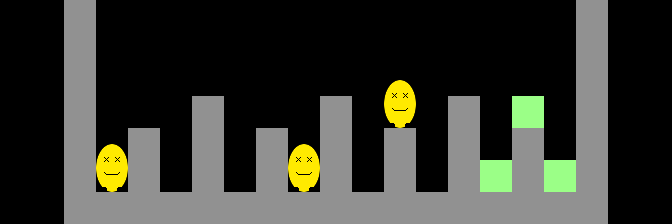

A level layout from a 2D game, rendered from its tile map. Below: a short description, then the map file with its tile-grid data intact:
An orthogonal 21x7 tile map with 32x32 px tiles, 4 tile layers (universal, world1, world2, world3), 2 tilesets.

<map version="1.0" tiledversion="1.1.4" orientation="orthogonal" renderorder="right-down" width="21" height="7" tilewidth="32" tileheight="32" infinite="0" nextobjectid="1">
 <properties>
  <property name="layout" value="1;2;3;" />
 </properties>
 <tileset firstgid="1" source="tileset.tsx" />
 <tileset firstgid="13" source="player.tsx" />
 <layer name="universal" width="21" height="7">
  <data encoding="csv">
0,0,3,0,0,0,0,0,0,0,0,0,0,0,0,0,0,0,3,0,0,
0,0,2684354563,0,0,0,0,0,0,0,0,0,0,0,0,0,0,0,2684354563,0,0,
0,0,2684354563,0,0,0,0,0,0,0,0,0,0,0,0,0,0,0,2684354563,0,0,
0,0,2684354563,0,0,0,3,0,0,0,3,0,0,0,3,0,0,0,2684354563,0,0,
0,0,3,0,3,0,3,0,3,0,3,0,3,0,3,0,3,0,2684354563,0,0,
0,0,3,0,3,0,3,0,3,0,3,0,3,0,3,0,3,0,3,0,0,
0,0,3,3,3,3,3,3,3,3,3,3,3,3,3,3,3,3,3,0,0
</data>
 </layer>
 <layer name="world1" width="21" height="7">
  <data encoding="csv">
0,0,0,0,0,0,0,0,0,0,0,0,0,0,0,0,0,0,0,0,0,
0,0,0,0,0,0,0,0,0,0,0,0,0,0,0,0,0,0,0,0,0,
0,0,0,0,0,0,0,0,0,0,0,0,0,0,0,0,0,0,0,0,0,
0,0,0,0,0,0,0,0,0,0,0,0,0,0,0,0,0,0,0,0,0,
0,0,0,0,0,0,0,0,0,0,0,0,0,0,0,0,0,0,0,0,0,
0,0,0,13,0,0,0,0,0,0,0,0,0,0,0,2,0,0,0,0,0,
0,0,0,0,0,0,0,0,0,0,0,0,0,0,0,0,0,0,0,0,0
</data>
 </layer>
 <layer name="world2" width="21" height="7">
  <data encoding="csv">
0,0,0,0,0,0,0,0,0,0,0,0,0,0,0,0,0,0,0,0,0,
0,0,0,0,0,0,0,0,0,0,0,0,0,0,0,0,0,0,0,0,0,
0,0,0,0,0,0,0,0,0,0,0,0,0,0,0,0,0,0,0,0,0,
0,0,0,0,0,0,0,0,0,0,0,0,0,0,0,0,0,0,0,0,0,
0,0,0,0,0,0,0,0,0,0,0,0,0,0,0,0,0,0,0,0,0,
0,0,0,0,0,0,0,0,0,13,0,0,0,0,0,0,0,2,0,0,0,
0,0,0,0,0,0,0,0,0,0,0,0,0,0,0,0,0,0,0,0,0
</data>
 </layer>
 <layer name="world3" width="21" height="7">
  <data encoding="csv">
0,0,0,0,0,0,0,0,0,0,0,0,0,0,0,0,0,0,0,0,0,
0,0,0,0,0,0,0,0,0,0,0,0,0,0,0,0,0,0,0,0,0,
0,0,0,0,0,0,0,0,0,0,0,0,0,0,0,0,0,0,0,0,0,
0,0,0,0,0,0,0,0,0,0,0,0,13,0,0,0,2,0,0,0,0,
0,0,0,0,0,0,0,0,0,0,0,0,0,0,0,0,0,0,0,0,0,
0,0,0,0,0,0,0,0,0,0,0,0,0,0,0,0,0,0,0,0,0,
0,0,0,0,0,0,0,0,0,0,0,0,0,0,0,0,0,0,0,0,0
</data>
 </layer>
</map>
